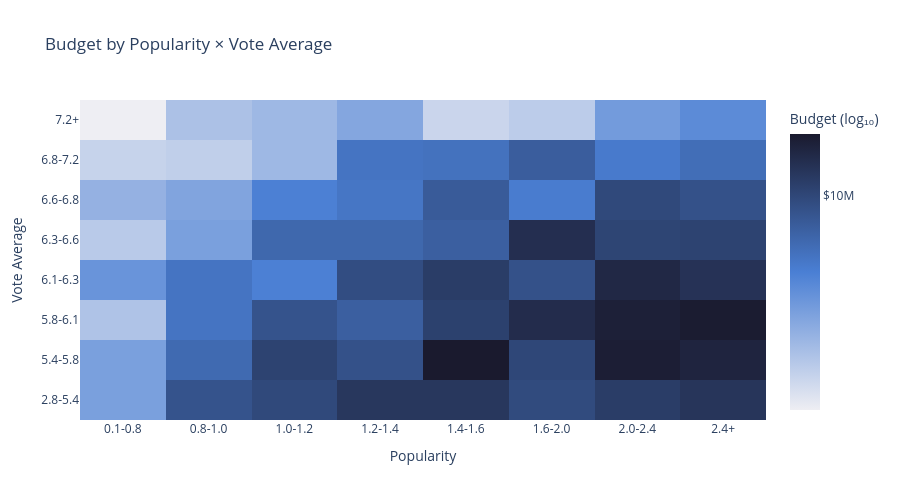

Notebook code for this chart:
### Code cell
# Heatmap 1: Popularity (X) × Vote Average (Y) → Avg log₁₀(Budget) color
hm1 = {}
for pop, vote, budget, revenue in hm_df:
    pi, vi = find_bin(pop, pop_edges), find_bin(vote, vote_edges)
    key = (vi, pi)
    if key not in hm1:
        hm1[key] = [0, 0]
    hm1[key][0] += math.log10(budget) if budget > 0 else 0
    hm1[key][1] += 1

z1 = [[round(hm1[(vi, pi)][0] / hm1[(vi, pi)][1], 2) if (vi, pi) in hm1 else None for pi in range(n_bins)] for vi in range(n_bins)]

fig = go.Figure(data=go.Heatmap(
    z=z1, x=pop_labels, y=vote_labels,
    colorscale=[[0, '#EEEEF3'], [0.5, '#4A7FD4'], [1, '#1a1a2e']],
    hoverongaps=False,
    hovertemplate='Popularity: %{x}<br>Vote Avg: %{y}<br>Avg Budget: %{z} (log₁₀)<extra></extra>',
    colorbar=dict(title='Budget (log₁₀)', tickvals=[4, 5, 6, 7, 8], ticktext=['$10K', '$100K', '$1M', '$10M', '$100M'])
))
fig.update_layout(
    title='Budget by Popularity × Vote Average',
    xaxis_title='Popularity', yaxis_title='Vote Average',
    width=900, height=500
)
fig.show()

### Figure 1 — Plotly figure (JSON) as saved in the notebook; plotly's stock layout.template omitted (floating-point values rounded to 4 significant figures)
{"data": [{"colorbar": {"ticktext": ["$10K", "$100K", "$1M", "$10M", "$100M"], "tickvals": [4, 5, 6, 7, 8], "title": {"text": "Budget (log₁₀)"}}, "colorscale": [[0, "#EEEEF3"], [0.5, "#4A7FD4"], [1, "#1a1a2e"]], "hoverongaps": false, "hovertemplate": "Popularity: %{x}<br>Vote Avg: %{y}<br>Avg Budget: %{z} (log₁₀)<extra></extra>", "type": "heatmap", "x": ["0.1-0.8", "0.8-1.0", "1.0-1.2", "1.2-1.4", "1.4-1.6", "1.6-2.0", "2.0-2.4", "2.4+"], "y": ["2.8-5.4", "5.4-5.8", "5.8-6.1", "6.1-6.3", "6.3-6.6", "6.6-6.8", "6.8-7.2", "7.2+"], "z": [[6.58, 6.94, 6.99, 7.08, 7.08, 6.98, 7.05, 7.09], [6.58, 6.83, 7.02, 6.95, 7.22, 7, 7.2, 7.17], [6.42, 6.78, 6.94, 6.88, 7.03, 7.13, 7.19, 7.21], [6.63, 6.78, 6.72, 6.97, 7.05, 6.95, 7.15, 7.1], [6.39, 6.58, 6.84, 6.84, 6.88, 7.12, 7.01, 7.02], [6.5, 6.56, 6.72, 6.77, 6.9, 6.74, 6.99, 6.95], [6.35, 6.37, 6.47, 6.78, 6.79, 6.89, 6.75, 6.81], [6.23, 6.43, 6.47, 6.55, 6.34, 6.38, 6.6, 6.67]]}], "layout": {"height": 500, "title": {"text": "Budget by Popularity × Vote Average"}, "width": 900, "xaxis": {"title": {"text": "Popularity"}}, "yaxis": {"title": {"text": "Vote Average"}}}}
